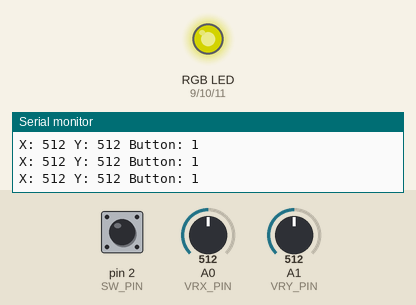
A sketch run on a simulated Arduino Uno, built with avr-gcc and run on an emulated ATmega328P. Shown: an RGB LED mixed from three pins (HIGH = lit), the last lines printed to the serial monitor. Inputs (shaded band) come from the test bench; at power-on: A0 (VRX_PIN) = 512, A1 (VRY_PIN) = 512, pin 2 (SW_PIN) HIGH. Dim RGB values are drawn brighter than linear.

Above: at 1.2 s.
1.3 s: A0 (VRX_PIN) set to 716
At 1.7 s:
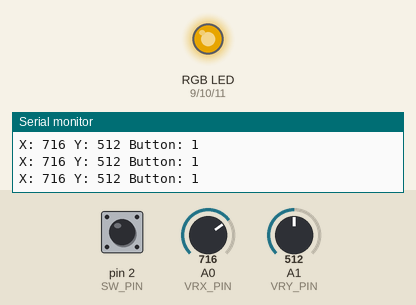
2.8 s: A1 (VRY_PIN) set to 1023
At 3.3 s:
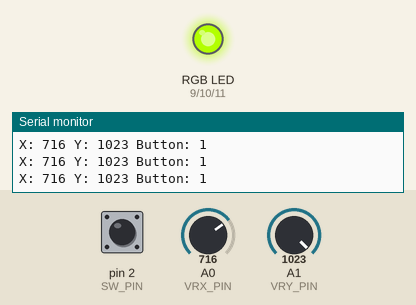
4.3 s: pin 2 (SW_PIN) pulled LOW for 0.15 s
At 4.44 s:
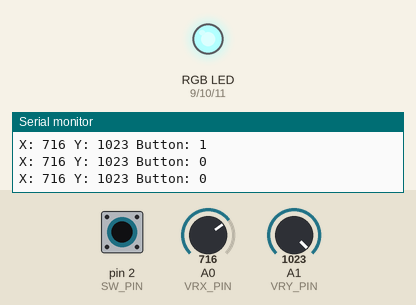
6.0 s: A0 (VRX_PIN) set to 900
At 6.8 s:
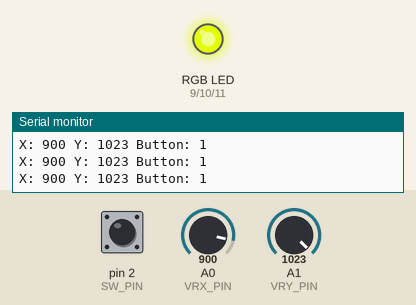
7.5 s: A1 (VRY_PIN) set to 716
At 8.5 s:
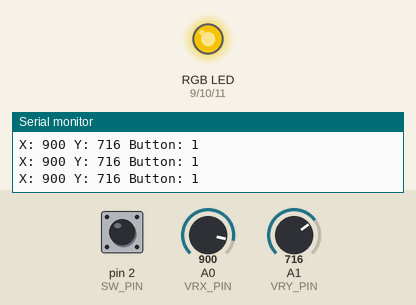
9.0 s: pin 2 (SW_PIN) pulled LOW for 1 s
At 9.8 s:
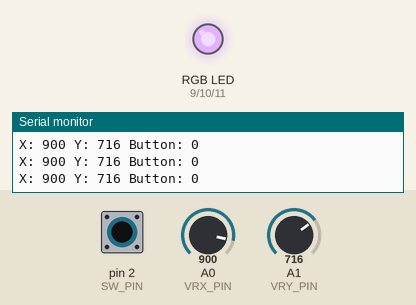
Timing chart, 0 to 12.0 s (numbered marks = the images above; inputs shaded):
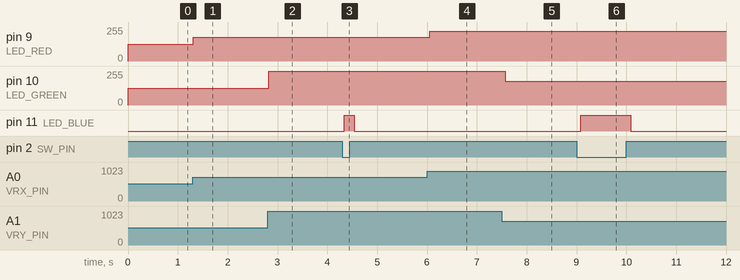

Measured:
- after the input at 1.3 s, pin 9 (LED_RED): 127/255 → 178/255 at once
- after the input at 2.8 s, pin 10 (LED_GREEN): 127/255 → 255/255 at once
- after the input at 4.3 s, pin 11 (LED_BLUE): LOW → HIGH at once, → LOW 0.20 s later
- after the input at 6.0 s, pin 9 (LED_RED): 178/255 → 224/255 after 0.05 s
- after the input at 7.5 s, pin 10 (LED_GREEN): 255/255 → 178/255 after 0.07 s
- after the input at 9.0 s, pin 11 (LED_BLUE): LOW → HIGH after 0.08 s, → LOW 1.0 s later

The sketch:

led_control_joystick.ino
```cpp
// Pin definitions
const int VRX_PIN = A0; // Joystick X-axis
const int VRY_PIN = A1; // Joystick Y-axis
const int SW_PIN = 2;   // Joystick switch button

const int LED_RED = 9;    // Red LED
const int LED_GREEN = 10; // Green LED
const int LED_BLUE = 11;  // Blue LED

void setup() {
  pinMode(VRX_PIN, INPUT);
  pinMode(VRY_PIN, INPUT);
  pinMode(SW_PIN, INPUT_PULLUP);

  pinMode(LED_RED, OUTPUT);
  pinMode(LED_GREEN, OUTPUT);
  pinMode(LED_BLUE, OUTPUT);

  Serial.begin(9600);
}

void loop() {
  int xValue = analogRead(VRX_PIN);
  int yValue = analogRead(VRY_PIN);
  int buttonState = digitalRead(SW_PIN);

  // Map joystick values to LED brightness
  int redBrightness = map(xValue, 0, 1023, 0, 255);
  int greenBrightness = map(yValue, 0, 1023, 0, 255);

  // Control RED and GREEN LEDs based on joystick position
  analogWrite(LED_RED, redBrightness);
  analogWrite(LED_GREEN, greenBrightness);

  // Control BLUE LED based on button press
  if (buttonState == LOW) {
    digitalWrite(LED_BLUE, HIGH);
  } else {
    digitalWrite(LED_BLUE, LOW);
  }

  // Print values for debugging
  Serial.print("X: ");
  Serial.print(xValue);
  Serial.print(" Y: ");
  Serial.print(yValue);
  Serial.print(" Button: ");
  Serial.println(buttonState);

  delay(100);
}
```
